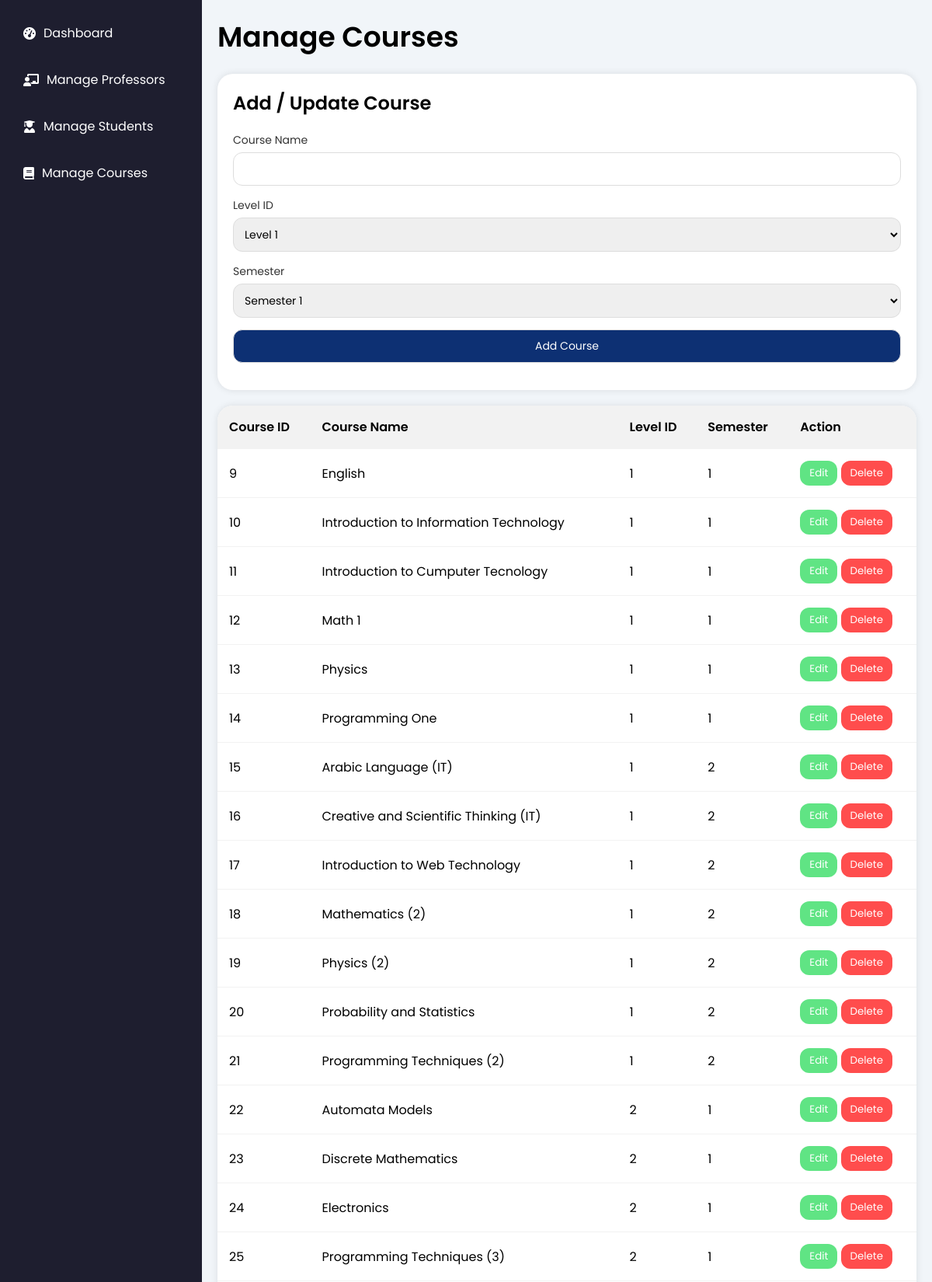
Page /Admin/manage_courses.php (signed in, upper part) on the committed database.
### tables this page shows
CREATE TABLE `courses` (
  `course_id` int(11) NOT NULL,
  `course_name` varchar(255) NOT NULL,
  `semester` enum('1','2') NOT NULL,
  `level_id` int(11) DEFAULT NULL
);

### Admin/manage_courses.php (the view, shortened to what this page needs)
<?php
$db = new mysqli('localhost', 'root', '', 'chatbot_login');
$query = "SELECT * FROM courses";
$result = $db->query($query);
?>
<!DOCTYPE html>
<html lang="en">
<head>
    <link rel="stylesheet" href="courses.css">
    <link rel="stylesheet" href="https://cdnjs.cloudflare.com/ajax/libs/font-awesome/6.0.0-beta3/css/all.min.css">
</head>
<body>
<div class="sidebar">
        <a href="dashbord.php"><i class="fas fa-tachometer-alt"></i> Dashboard</a>
        <a href="manage_professor.php"><i class="fas fa-chalkboard-teacher"></i> Manage Professors</a>
        <a href="manage_students.php"><i class="fas fa-user-graduate"></i> Manage Students</a>
        <a href="manage_courses.php"><i class="fas fa-book"></i> Manage Courses</a>
    </div>
    <div class="content">
        <h1>Manage Courses</h1>
        <div class="form-container">
            <h2>Add / Update Course</h2>
            <form id="courseForm">
                <div class="form-group">
                    <label for="course_name">Course Name</label>
                    <input type="text" id="course_name" name="course_name" required>
                </div>
                <div class="form-group">
                    <label for="level_id">Level ID</label>
                    <select id="level_id" name="level_id" required>
                        <option value="1">Level 1</option>
                    </select>
                </div>
                <div class="form-group">
                    <label for="semester">Semester</label>
                    <select id="semester" name="semester" required>
                        <option value="1">Semester 1</option>
                    </select>
                </div>
                <div class="form-group">
                    <button type="submit" id="submitBtn">Add Course</button>
                </div>
            </form>
        </div>
        <table>
            <thead>
                <tr>
                    <th>Course ID</th>
                    <th>Course Name</th>
                    <th>Level ID</th>
                    <th>Semester</th>
                    <th>Action</th>
                </tr>
            </thead>
            <tbody id="courseTableBody">
                <?php
                while ($row = $result->fetch_assoc()) {
                    echo "<tr id='row-" . $row['course_id'] . "'>";
                    echo "<td>" . $row['course_id'] . "</td>";
                    echo "<td>" . $row['course_name'] . "</td>";
                    echo "<td>" . $row['level_id'] . "</td>";
                    echo "<td>" . $row['semester'] . "</td>";
                    echo "<td>
                                <button class='edit-btn' onclick='editCourse(" . $row['course_id'] . ", \"" . $row['course_name'] . "\", " . $row['level_id'] . ", \"" . $row['semester'] . "\")'>Edit</button>
                                <button class='delete-btn' onclick='deleteCourse(" . $row['course_id'] . ")'>Delete</button>
                              </td>";
                    echo "</tr>";
                }
                ?>
            </tbody>
        </table>
    </div>
</body>
</html>

### Admin/courses.css (style rules this page uses)
* { margin: 0; padding: 0; box-sizing: border-box; font-family: "Poppins", sans-serif; }
body { display: flex; }
.sidebar { position: fixed; height: 100%; width: 260px; background: #1e1e2f; padding: 20px 15px; display: flex; flex-direction: column; gap: 15px; }
.sidebar a { color: #ffffff; text-decoration: none; padding: 10px 15px; border-radius: 12px; display: flex; align-items: center; gap: 10px; font-size: 16px; transition: background 0.3s; }
.content { margin-left: 260px; padding: 20px; width: calc(100% - 260px); background: #f1f5f9; }
.content h1 { font-size: 36px; font-weight: 600; margin-bottom: 20px; }
.form-container { background: #fff; border-radius: 20px; box-shadow: 0 0 10px rgba(0, 0, 0, 0.1); padding: 20px; margin-bottom: 20px; }
.form-container h2 { font-size: 24px; font-weight: 600; margin-bottom: 20px; }
.form-container label { display: block; font-size: 14px; margin-bottom: 5px; color: #333; }
.form-container input, .form-container select, .form-container button { width: 100%; padding: 10px; font-size: 14px; border-radius: 12px; border: 1px solid #ddd; margin-bottom: 15px; }
.form-container button { background: #0d3073; color: #fff; transition: all 0.3s ease; cursor: pointer; }
table { width: 100%; border-collapse: collapse; background: #fff; border-radius: 20px; box-shadow: 0 0 10px rgba(0, 0, 0, 0.1); overflow: hidden; }
table th, table td { padding: 15px; text-align: left; border-bottom: 1px solid #f2f2f2; }
table th { background: #f2f2f2; font-weight: 600; }
.edit-btn { padding: 6px 12px; background: #4fe277e6; color: #fff; border: none; border-radius: 12px; cursor: pointer; transition: background 0.3s ease; }
.delete-btn { padding: 6px 12px; background: #ff4d4d; color: #fff; border: none; border-radius: 12px; cursor: pointer; transition: background 0.3s ease; }

### rows in the picture
courses: course_id "9", course_name "English", level "1", semester "1"
courses: course_id "10", course_name "Introduction to Information Technology", level "1", semester "1"
courses: course_id "11", course_name "Introduction to Cumputer Tecnology", level "1", semester "1"
courses: course_id "12", course_name "Math 1", level "1", semester "1"
courses: course_id "13", course_name "Physics", level "1", semester "1"
courses: course_id "14", course_name "Programming One", level "1", semester "1"
courses: course_id "15", course_name "Arabic Language (IT)", level "1", semester "2"
courses: course_id "16", course_name "Creative and Scientific Thinking (IT)", level "1", semester "2"
courses: course_id "17", course_name "Introduction to Web Technology", level "1", semester "2"
courses: course_id "18", course_name "Mathematics (2)", level "1", semester "2"
courses: course_id "19", course_name "Physics (2)", level "1", semester "2"
courses: course_id "20", course_name "Probability and Statistics", level "1", semester "2"
courses: course_id "21", course_name "Programming Techniques (2)", level "1", semester "2"
courses: course_id "22", course_name "Automata Models", level "2", semester "1"
courses: course_id "23", course_name "Discrete Mathematics", level "2", semester "1"
courses: course_id "24", course_name "Electronics", level "2", semester "1"
courses: course_id "25", course_name "Programming Techniques (3)", level "2", semester "1"
